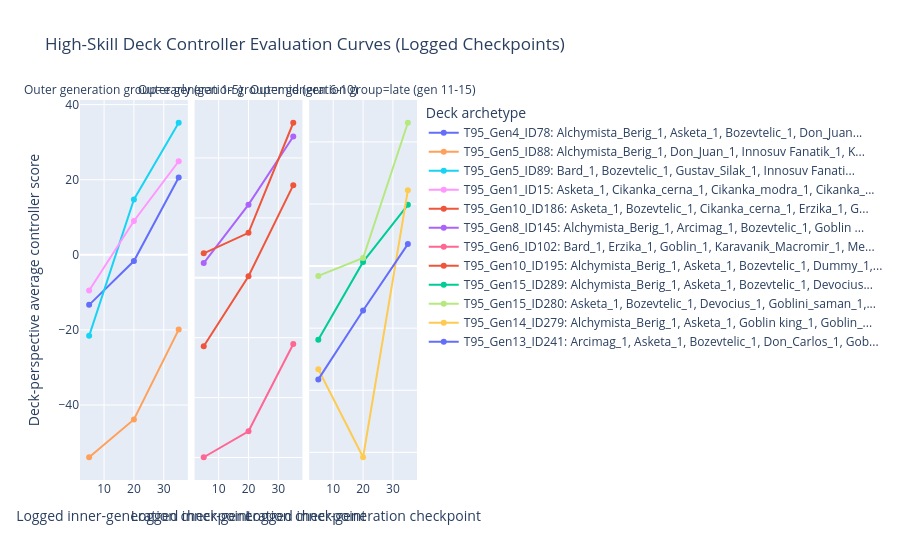

Notebook code cell kept with this figure:
### Markdown cell above
## 5. High-Skill Deck Archetype Learning Curves

This graph answers: which decks become much better when the player-controller has time to learn them?

Each line is a selected deck archetype. The x-axis is `inner_gen`, the evaluator/controller generation. The y-axis is the deck-perspective average controller score. Facets separate outer generation groups.

How to read it:

- High starting score means the deck is easy to pilot.
- Steep upward slope means the deck has high skill ceiling.
- Flat but high lines are reliable/simple archetypes.
- Low but rising lines may be promising but undertrained.
- Compare lines inside the same facet first; cross-facet comparisons mix different outer-generation metas.

### Code cell
plot_deck_archetype_learning_curves(group_count=3, top_n_per_group=4, min_samples=100).show()

### Figure 1 — Plotly figure (JSON) as saved in the notebook; plotly's stock layout.template omitted (floating-point values rounded to 4 significant figures)
{"data": [{"customdata": [[4, 120, 1.131, 33.92, "Alchymista_Berig_1, Asketa_1, Bozevtelic_1, Don_Juan_1, Karavanik_Macromir_1, Kardif_1, Paladin_1, Pesak_1, Principal_1, Skret_1, Upir_1"], [4, 120, 1.131, 33.92, "Alchymista_Berig_1, Asketa_1, Bozevtelic_1, Don_Juan_1, Karavanik_Macromir_1, Kardif_1, Paladin_1, Pesak_1, Principal_1, Skret_1, Upir_1"], [4, 120, 1.131, 33.92, "Alchymista_Berig_1, Asketa_1, Bozevtelic_1, Don_Juan_1, Karavanik_Macromir_1, Kardif_1, Paladin_1, Pesak_1, Principal_1, Skret_1, Upir_1"]], "hovertemplate": "Deck archetype=T95_Gen4_ID78: Alchymista_Berig_1, Asketa_1, Bozevtelic_1, Don_Juan...<br>Outer generation group=early (gen 1-5)<br>Logged inner-generation checkpoint=%{x}<br>Deck-perspective average controller score=%{y}<br>outer_gen=%{customdata[0]}<br>sample_count=%{customdata[1]}<br>learning_slope=%{customdata[2]:.3f}<br>fitness_delta=%{customdata[3]:.2f}<br>composition=%{customdata[4]}<extra></extra>", "legendgroup": "T95_Gen4_ID78: Alchymista_Berig_1, Asketa_1, Bozevtelic_1, Don_Juan...", "line": {"color": "#636efa", "dash": "solid"}, "marker": {"symbol": "circle"}, "mode": "lines+markers", "name": "T95_Gen4_ID78: Alchymista_Berig_1, Asketa_1, Bozevtelic_1, Don_Juan...", "orientation": "v", "showlegend": true, "type": "scatter", "x": [5, 20, 35], "xaxis": "x", "y": [-13.33, -1.667, 20.58], "yaxis": "y"}, {"customdata": [[5, 120, 1.133, 34, "Alchymista_Berig_1, Don_Juan_1, Innosuv Fanatik_1, Karavanik_Macromir_1, Kardif_1, Novic_1, Paladin_1, Pesak_1, Skret_1, Upir_1, Velitel straze_1"], [5, 120, 1.133, 34, "Alchymista_Berig_1, Don_Juan_1, Innosuv Fanatik_1, Karavanik_Macromir_1, Kardif_1, Novic_1, Paladin_1, Pesak_1, Skret_1, Upir_1, Velitel straze_1"], [5, 120, 1.133, 34, "Alchymista_Berig_1, Don_Juan_1, Innosuv Fanatik_1, Karavanik_Macromir_1, Kardif_1, Novic_1, Paladin_1, Pesak_1, Skret_1, Upir_1, Velitel straze_1"]], "hovertemplate": "Deck archetype=T95_Gen5_ID88: Alchymista_Berig_1, Don_Juan_1, Innosuv Fanatik_1, K...<br>Outer generation group=early (gen 1-5)<br>Logged inner-generation checkpoint=%{x}<br>Deck-perspective average controller score=%{y}<br>outer_gen=%{customdata[0]}<br>sample_count=%{customdata[1]}<br>learning_slope=%{customdata[2]:.3f}<br>fitness_delta=%{customdata[3]:.2f}<br>composition=%{customdata[4]}<extra></extra>", "legendgroup": "T95_Gen5_ID88: Alchymista_Berig_1, Don_Juan_1, Innosuv Fanatik_1, K...", "line": {"color": "#FFA15A", "dash": "solid"}, "marker": {"symbol": "circle"}, "mode": "lines+markers", "name": "T95_Gen5_ID88: Alchymista_Berig_1, Don_Juan_1, Innosuv Fanatik_1, K...", "orientation": "v", "showlegend": true, "type": "scatter", "x": [5, 20, 35], "xaxis": "x", "y": [-53.92, -43.83, -19.92], "yaxis": "y"}, {"customdata": [[5, 120, 1.892, 56.75, "Bard_1, Bozevtelic_1, Gustav_Silak_1, Innosuv Fanatik_1, Karavanik_Macromir_1, Kardif_1, Paladin_1, Pesak_1, Principal_1, Strazny_1, Velitel straze_1"], [5, 120, 1.892, 56.75, "Bard_1, Bozevtelic_1, Gustav_Silak_1, Innosuv Fanatik_1, Karavanik_Macromir_1, Kardif_1, Paladin_1, Pesak_1, Principal_1, Strazny_1, Velitel straze_1"], [5, 120, 1.892, 56.75, "Bard_1, Bozevtelic_1, Gustav_Silak_1, Innosuv Fanatik_1, Karavanik_Macromir_1, Kardif_1, Paladin_1, Pesak_1, Principal_1, Strazny_1, Velitel straze_1"]], "hovertemplate": "Deck archetype=T95_Gen5_ID89: Bard_1, Bozevtelic_1, Gustav_Silak_1, Innosuv Fanati...<br>Outer generation group=early (gen 1-5)<br>Logged inner-generation checkpoint=%{x}<br>Deck-perspective average controller score=%{y}<br>outer_gen=%{customdata[0]}<br>sample_count=%{customdata[1]}<br>learning_slope=%{customdata[2]:.3f}<br>fitness_delta=%{customdata[3]:.2f}<br>composition=%{customdata[4]}<extra></extra>", "legendgroup": "T95_Gen5_ID89: Bard_1, Bozevtelic_1, Gustav_Silak_1, Innosuv Fanati...", "line": {"color": "#19d3f3", "dash": "solid"}, "marker": {"symbol": "circle"}, "mode": "lines+markers", "name": "T95_Gen5_ID89: Bard_1, Bozevtelic_1, Gustav_Silak_1, Innosuv Fanati...", "orientation": "v", "showlegend": true, "type": "scatter", "x": [5, 20, 35], "xaxis": "x", "y": [-21.58, 14.75, 35.17], "yaxis": "y"}, {"customdata": [[1, 120, 1.147, 34.42, "Asketa_1, Cikanka_cerna_1, Cikanka_modra_1, Cikanka_modra_1, Don_Carlos_1, Dummy_1, Giovanni_Luppino_1, Johan_Johanit_1, Strazny_1, Upir_1"], [1, 120, 1.147, 34.42, "Asketa_1, Cikanka_cerna_1, Cikanka_modra_1, Cikanka_modra_1, Don_Carlos_1, Dummy_1, Giovanni_Luppino_1, Johan_Johanit_1, Strazny_1, Upir_1"], [1, 120, 1.147, 34.42, "Asketa_1, Cikanka_cerna_1, Cikanka_modra_1, Cikanka_modra_1, Don_Carlos_1, Dummy_1, Giovanni_Luppino_1, Johan_Johanit_1, Strazny_1, Upir_1"]], "hovertemplate": "Deck archetype=T95_Gen1_ID15: Asketa_1, Cikanka_cerna_1, Cikanka_modra_1, Cikanka_...<br>Outer generation group=early (gen 1-5)<br>Logged inner-generation checkpoint=%{x}<br>Deck-perspective average controller score=%{y}<br>outer_gen=%{customdata[0]}<br>sample_count=%{customdata[1]}<br>learning_slope=%{customdata[2]:.3f}<br>fitness_delta=%{customdata[3]:.2f}<br>composition=%{customdata[4]}<extra></extra>", "legendgroup": "T95_Gen1_ID15: Asketa_1, Cikanka_cerna_1, Cikanka_modra_1, Cikanka_...", "line": {"color": "#FF97FF", "dash": "solid"}, "marker": {"symbol": "circle"}, "mode": "lines+markers", "name": "T95_Gen1_ID15: Asketa_1, Cikanka_cerna_1, Cikanka_modra_1, Cikanka_...", "orientation": "v", "showlegend": true, "type": "scatter", "x": [5, 20, 35], "xaxis": "x", "y": [-9.5, 9.0, 24.92], "yaxis": "y"}, {"customdata": [[10, 120, 1.792, 53.75, "Asketa_1, Bozevtelic_1, Cikanka_cerna_1, Erzika_1, Goblini_saman_1, Gustav_Silak_1, Johan_Johanit_1, Medved_1, Slon_1, Velitel straze_1"], [10, 120, 1.792, 53.75, "Asketa_1, Bozevtelic_1, Cikanka_cerna_1, Erzika_1, Goblini_saman_1, Gustav_Silak_1, Johan_Johanit_1, Medved_1, Slon_1, Velitel straze_1"], [10, 120, 1.792, 53.75, "Asketa_1, Bozevtelic_1, Cikanka_cerna_1, Erzika_1, Goblini_saman_1, Gustav_Silak_1, Johan_Johanit_1, Medved_1, Slon_1, Velitel straze_1"]], "hovertemplate": "Deck archetype=T95_Gen10_ID186: Asketa_1, Bozevtelic_1, Cikanka_cerna_1, Erzika_1, G...<br>Outer generation group=mid (gen 6-10)<br>Logged inner-generation checkpoint=%{x}<br>Deck-perspective average controller score=%{y}<br>outer_gen=%{customdata[0]}<br>sample_count=%{customdata[1]}<br>learning_slope=%{customdata[2]:.3f}<br>fitness_delta=%{customdata[3]:.2f}<br>composition=%{customdata[4]}<extra></extra>", "legendgroup": "T95_Gen10_ID186: Asketa_1, Bozevtelic_1, Cikanka_cerna_1, Erzika_1, G...", "line": {"color": "#EF553B", "dash": "solid"}, "marker": {"symbol": "circle"}, "mode": "lines+markers", "name": "T95_Gen10_ID186: Asketa_1, Bozevtelic_1, Cikanka_cerna_1, Erzika_1, G...", "orientation": "v", "showlegend": true, "type": "scatter", "x": [5, 20, 35], "xaxis": "x2", "y": [-22.83, 0.5, 30.92], "yaxis": "y2"}, {"customdata": [[8, 120, 1.408, 42.25, "Alchymista_Berig_1, Arcimag_1, Bozevtelic_1, Goblin king_1, Gustav_Silak_1, Johan_Johanit_1, Karavanik_Macromir_1, Kardif_1, Pesak_1, Pesak_1, Strazny_1, Velitel straze_1"], [8, 120, 1.408, 42.25, "Alchymista_Berig_1, Arcimag_1, Bozevtelic_1, Goblin king_1, Gustav_Silak_1, Johan_Johanit_1, Karavanik_Macromir_1, Kardif_1, Pesak_1, Pesak_1, Strazny_1, Velitel straze_1"], [8, 120, 1.408, 42.25, "Alchymista_Berig_1, Arcimag_1, Bozevtelic_1, Goblin king_1, Gustav_Silak_1, Johan_Johanit_1, Karavanik_Macromir_1, Kardif_1, Pesak_1, Pesak_1, Strazny_1, Velitel straze_1"]], "hovertemplate": "Deck archetype=T95_Gen8_ID145: Alchymista_Berig_1, Arcimag_1, Bozevtelic_1, Goblin ...<br>Outer generation group=mid (gen 6-10)<br>Logged inner-generation checkpoint=%{x}<br>Deck-perspective average controller score=%{y}<br>outer_gen=%{customdata[0]}<br>sample_count=%{customdata[1]}<br>learning_slope=%{customdata[2]:.3f}<br>fitness_delta=%{customdata[3]:.2f}<br>composition=%{customdata[4]}<extra></extra>", "legendgroup": "T95_Gen8_ID145: Alchymista_Berig_1, Arcimag_1, Bozevtelic_1, Goblin ...", "line": {"color": "#ab63fa", "dash": "solid"}, "marker": {"symbol": "circle"}, "mode": "lines+markers", "name": "T95_Gen8_ID145: Alchymista_Berig_1, Arcimag_1, Bozevtelic_1, Goblin ...", "orientation": "v", "showlegend": true, "type": "scatter", "x": [5, 20, 35], "xaxis": "x2", "y": [4.917, 24.42, 47.17], "yaxis": "y2"}, {"customdata": [[6, 120, 1.261, 37.83, "Bard_1, Erzika_1, Goblin_1, Karavanik_Macromir_1, Medved_1, Paladin_1, Pesak_1, Slon_1, Strazny_1, Velitel straze_1"], [6, 120, 1.261, 37.83, "Bard_1, Erzika_1, Goblin_1, Karavanik_Macromir_1, Medved_1, Paladin_1, Pesak_1, Slon_1, Strazny_1, Velitel straze_1"], [6, 120, 1.261, 37.83, "Bard_1, Erzika_1, Goblin_1, Karavanik_Macromir_1, Medved_1, Paladin_1, Pesak_1, Slon_1, Strazny_1, Velitel straze_1"]], "hovertemplate": "Deck archetype=T95_Gen6_ID102: Bard_1, Erzika_1, Goblin_1, Karavanik_Macromir_1, Me...<br>Outer generation group=mid (gen 6-10)<br>Logged inner-generation checkpoint=%{x}<br>Deck-perspective average controller score=%{y}<br>outer_gen=%{customdata[0]}<br>sample_count=%{customdata[1]}<br>learning_slope=%{customdata[2]:.3f}<br>fitness_delta=%{customdata[3]:.2f}<br>composition=%{customdata[4]}<extra></extra>", "legendgroup": "T95_Gen6_ID102: Bard_1, Erzika_1, Goblin_1, Karavanik_Macromir_1, Me...", "line": {"color": "#FF6692", "dash": "solid"}, "marker": {"symbol": "circle"}, "mode": "lines+markers", "name": "T95_Gen6_ID102: Bard_1, Erzika_1, Goblin_1, Karavanik_Macromir_1, Me...", "orientation": "v", "showlegend": true, "type": "scatter", "x": [5, 20, 35], "xaxis": "x2", "y": [-59.92, -51.25, -22.08], "yaxis": "y2"}, {"customdata": [[10, 120, 1.453, 43.58, "Alchymista_Berig_1, Asketa_1, Bozevtelic_1, Dummy_1, Gustav_Silak_1, Johan_Johanit_1, Karavanik_Macromir_1, Kardif_1, Lucisnik_1, Upir_1, Velitel straze_1"], [10, 120, 1.453, 43.58, "Alchymista_Berig_1, Asketa_1, Bozevtelic_1, Dummy_1, Gustav_Silak_1, Johan_Johanit_1, Karavanik_Macromir_1, Kardif_1, Lucisnik_1, Upir_1, Velitel straze_1"], [10, 120, 1.453, 43.58, "Alchymista_Berig_1, Asketa_1, Bozevtelic_1, Dummy_1, Gustav_Silak_1, Johan_Johanit_1, Karavanik_Macromir_1, Kardif_1, Lucisnik_1, Upir_1, Velitel straze_1"]], "hovertemplate": "Deck archetype=T95_Gen10_ID195: Alchymista_Berig_1, Asketa_1, Bozevtelic_1, Dummy_1,...<br>Outer generation group=mid (gen 6-10)<br>Logged inner-generation checkpoint=%{x}<br>Deck-perspective average controller score=%{y}<br>outer_gen=%{customdata[0]}<br>sample_count=%{customdata[1]}<br>learning_slope=%{customdata[2]:.3f}<br>fitness_delta=%{customdata[3]:.2f}<br>composition=%{customdata[4]}<extra></extra>", "legendgroup": "T95_Gen10_ID195: Alchymista_Berig_1, Asketa_1, Bozevtelic_1, Dummy_1,...", "line": {"color": "#EF553B", "dash": "solid"}, "marker": {"symbol": "circle"}, "mode": "lines+markers", "name": "T95_Gen10_ID195: Alchymista_Berig_1, Asketa_1, Bozevtelic_1, Dummy_1,...", "orientation": "v", "showlegend": true, "type": "scatter", "x": [5, 20, 35], "xaxis": "x2", "y": [8.167, 15.0, 51.75], "yaxis": "y2"}, {"customdata": [[15, 120, 1.45, 43.5, "Alchymista_Berig_1, Asketa_1, Bozevtelic_1, Devocius_1, Don_Carlos_1, Goblini_saman_1, Johan_Johanit_1, Karavanik_Macromir_1, Pesak_1, Skret_1, Strazny_1, Velitel straze_1"], [15, 120, 1.45, 43.5, "Alchymista_Berig_1, Asketa_1, Bozevtelic_1, Devocius_1, Don_Carlos_1, Goblini_saman_1, Johan_Johanit_1, Karavanik_Macromir_1, Pesak_1, Skret_1, Strazny_1, Velitel straze_1"], [15, 120, 1.45, 43.5, "Alchymista_Berig_1, Asketa_1, Bozevtelic_1, Devocius_1, Don_Carlos_1, Goblini_saman_1, Johan_Johanit_1, Karavanik_Macromir_1, Pesak_1, Skret_1, Strazny_1, Velitel straze_1"]], "hovertemplate": "Deck archetype=T95_Gen15_ID289: Alchymista_Berig_1, Asketa_1, Bozevtelic_1, Devocius...<br>Outer generation group=late (gen 11-15)<br>Logged inner-generation checkpoint=%{x}<br>Deck-perspective average controller score=%{y}<br>outer_gen=%{customdata[0]}<br>sample_count=%{customdata[1]}<br>learning_slope=%{customdata[2]:.3f}<br>fitness_delta=%{customdata[3]:.2f}<br>composition=%{customdata[4]}<extra></extra>", "legendgroup": "T95_Gen15_ID289: Alchymista_Berig_1, Asketa_1, Bozevtelic_1, Devocius...", "line": {"color": "#00cc96", "dash": "solid"}, "marker": {"symbol": "circle"}, "mode": "lines+markers", "name": "T95_Gen15_ID289: Alchymista_Berig_1, Asketa_1, Bozevtelic_1, Devocius...", "orientation": "v", "showlegend": true, "type": "scatter", "x": [5, 20, 35], "xaxis": "x3", "y": [-23.75, 1.333, 19.75], "yaxis": "y3"}, {"customdata": [[15, 120, 1.644, 49.33, "Asketa_1, Bozevtelic_1, Devocius_1, Goblini_saman_1, Gustav_Silak_1, Inosuv fanatik_1, Johan_Johanit_1, Karavanik_Macromir_1, Kulturni_trol_1, Upir_1"], [15, 120, 1.644, 49.33, "Asketa_1, Bozevtelic_1, Devocius_1, Goblini_saman_1, Gustav_Silak_1, Inosuv fanatik_1, Johan_Johanit_1, Karavanik_Macromir_1, Kulturni_trol_1, Upir_1"], [15, 120, 1.644, 49.33, "Asketa_1, Bozevtelic_1, Devocius_1, Goblini_saman_1, Gustav_Silak_1, Inosuv fanatik_1, Johan_Johanit_1, Karavanik_Macromir_1, Kulturni_trol_1, Upir_1"]], "hovertemplate": "Deck archetype=T95_Gen15_ID280: Asketa_1, Bozevtelic_1, Devocius_1, Goblini_saman_1,...<br>Outer generation group=late (gen 11-15)<br>Logged inner-generation checkpoint=%{x}<br>Deck-perspective average controller score=%{y}<br>outer_gen=%{customdata[0]}<br>sample_count=%{customdata[1]}<br>learning_slope=%{customdata[2]:.3f}<br>fitness_delta=%{customdata[3]:.2f}<br>composition=%{customdata[4]}<extra></extra>", "legendgroup": "T95_Gen15_ID280: Asketa_1, Bozevtelic_1, Devocius_1, Goblini_saman_1,...", "line": {"color": "#B6E880", "dash": "solid"}, "marker": {"symbol": "circle"}, "mode": "lines+markers", "name": "T95_Gen15_ID280: Asketa_1, Bozevtelic_1, Devocius_1, Goblini_saman_1,...", "orientation": "v", "showlegend": true, "type": "scatter", "x": [5, 20, 35], "xaxis": "x3", "y": [-3.167, 2.583, 46.17], "yaxis": "y3"}, {"customdata": [[14, 120, 1.922, 57.67, "Alchymista_Berig_1, Asketa_1, Goblin king_1, Goblin_1, Goblini_saman_1, Gorax_1, Gustav_Silak_1, Inosuv fanatik_1, Johan_Johanit_1, Medved_1, Zabijak_1"], [14, 120, 1.922, 57.67, "Alchymista_Berig_1, Asketa_1, Goblin king_1, Goblin_1, Goblini_saman_1, Gorax_1, Gustav_Silak_1, Inosuv fanatik_1, Johan_Johanit_1, Medved_1, Zabijak_1"], [14, 120, 1.922, 57.67, "Alchymista_Berig_1, Asketa_1, Goblin king_1, Goblin_1, Goblini_saman_1, Gorax_1, Gustav_Silak_1, Inosuv fanatik_1, Johan_Johanit_1, Medved_1, Zabijak_1"]], "hovertemplate": "Deck archetype=T95_Gen14_ID279: Alchymista_Berig_1, Asketa_1, Goblin king_1, Goblin_...<br>Outer generation group=late (gen 11-15)<br>Logged inner-generation checkpoint=%{x}<br>Deck-perspective average controller score=%{y}<br>outer_gen=%{customdata[0]}<br>sample_count=%{customdata[1]}<br>learning_slope=%{customdata[2]:.3f}<br>fitness_delta=%{customdata[3]:.2f}<br>composition=%{customdata[4]}<extra></extra>", "legendgroup": "T95_Gen14_ID279: Alchymista_Berig_1, Asketa_1, Goblin king_1, Goblin_...", "line": {"color": "#FECB52", "dash": "solid"}, "marker": {"symbol": "circle"}, "mode": "lines+markers", "name": "T95_Gen14_ID279: Alchymista_Berig_1, Asketa_1, Goblin king_1, Goblin_...", "orientation": "v", "showlegend": true, "type": "scatter", "x": [5, 20, 35], "xaxis": "x3", "y": [-33.25, -61.58, 24.42], "yaxis": "y3"}, {"customdata": [[13, 120, 1.453, 43.58, "Arcimag_1, Asketa_1, Bozevtelic_1, Don_Carlos_1, Goblini_saman_1, Gorax_1, Johan_Johanit_1, Karavanik_Macromir_1, Strazny_1, Upir_1, Velitel straze_1"], [13, 120, 1.453, 43.58, "Arcimag_1, Asketa_1, Bozevtelic_1, Don_Carlos_1, Goblini_saman_1, Gorax_1, Johan_Johanit_1, Karavanik_Macromir_1, Strazny_1, Upir_1, Velitel straze_1"], [13, 120, 1.453, 43.58, "Arcimag_1, Asketa_1, Bozevtelic_1, Don_Carlos_1, Goblini_saman_1, Gorax_1, Johan_Johanit_1, Karavanik_Macromir_1, Strazny_1, Upir_1, Velitel straze_1"]], "hovertemplate": "Deck archetype=T95_Gen13_ID241: Arcimag_1, Asketa_1, Bozevtelic_1, Don_Carlos_1, Gob...<br>Outer generation group=late (gen 11-15)<br>Logged inner-generation checkpoint=%{x}<br>Deck-perspective average controller score=%{y}<br>outer_gen=%{customdata[0]}<br>sample_count=%{customdata[1]}<br>learning_slope=%{customdata[2]:.3f}<br>fitness_delta=%{customdata[3]:.2f}<br>composition=%{customdata[4]}<extra></extra>", "legendgroup": "T95_Gen13_ID241: Arcimag_1, Asketa_1, Bozevtelic_1, Don_Carlos_1, Gob...", "line": {"color": "#636efa", "dash": "solid"}, "marker": {"symbol": "circle"}, "mode": "lines+markers", "name": "T95_Gen13_ID241: Arcimag_1, Asketa_1, Bozevtelic_1, Don_Carlos_1, Gob...", "orientation": "v", "showlegend": true, "type": "scatter", "x": [5, 20, 35], "xaxis": "x3", "y": [-36.5, -14.33, 7.083], "yaxis": "y3"}], "layout": {"annotations": [{"font": {}, "showarrow": false, "text": "Outer generation group=early (gen 1-5)", "x": 0.16, "xanchor": "center", "xref": "paper", "y": 1, "yanchor": "bottom", "yref": "paper"}, {"font": {}, "showarrow": false, "text": "Outer generation group=mid (gen 6-10)", "x": 0.5, "xanchor": "center", "xref": "paper", "y": 1, "yanchor": "bottom", "yref": "paper"}, {"font": {}, "showarrow": false, "text": "Outer generation group=late (gen 11-15)", "x": 0.84, "xanchor": "center", "xref": "paper", "y": 1, "yanchor": "bottom", "yref": "paper"}], "legend": {"title": {"text": "Deck archetype"}, "tracegroupgap": 0}, "title": {"text": "High-Skill Deck Controller Evaluation Curves (Logged Checkpoints)"}, "xaxis": {"anchor": "y", "domain": [0, 0.32], "title": {"text": "Logged inner-generation checkpoint"}}, "xaxis2": {"anchor": "y2", "domain": [0.34, 0.66], "matches": "x", "title": {"text": "Logged inner-generation checkpoint"}}, "xaxis3": {"anchor": "y3", "domain": [0.68, 1.0], "matches": "x", "title": {"text": "Logged inner-generation checkpoint"}}, "yaxis": {"anchor": "x", "domain": [0, 1], "title": {"text": "Deck-perspective average controller score"}}, "yaxis2": {"anchor": "x2", "domain": [0, 1], "showticklabels": false}, "yaxis3": {"anchor": "x3", "domain": [0, 1], "showticklabels": false}}}
